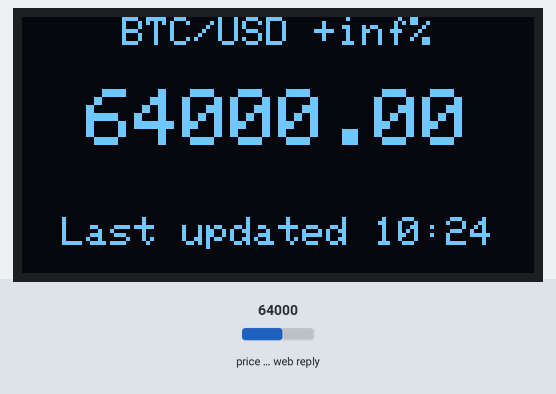
This sketch was run on a simulated ESP32. Parts: 128×64 one-colour display. The test bench sets the inputs (shaded band); at power-on: price in the web reply 64000. WiFi joins after 1.5 s; servers stay silent unless stated; web services answer with replies made up by the test bench; what the sketch prints to the serial monitor is not drawn.

Above: at 2.7 s.
2.8 s: price in the web reply set to 21580
At 4.5 s:
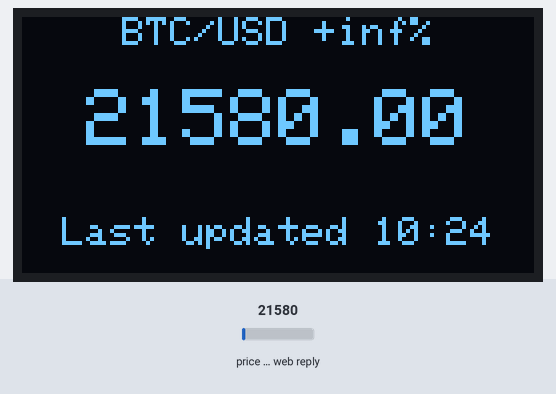
4.8 s: price in the web reply set to 39750
At 7.4 s:
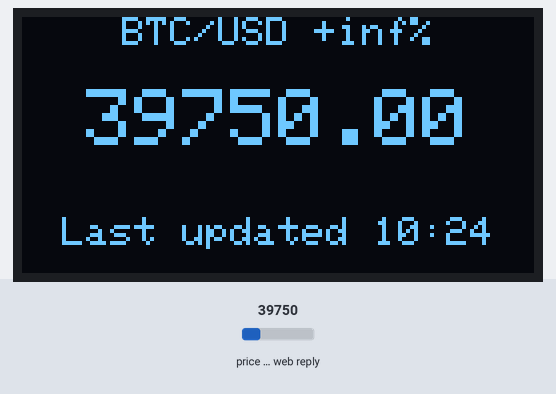
7.7 s: price in the web reply set to 59500
At 9.5 s:
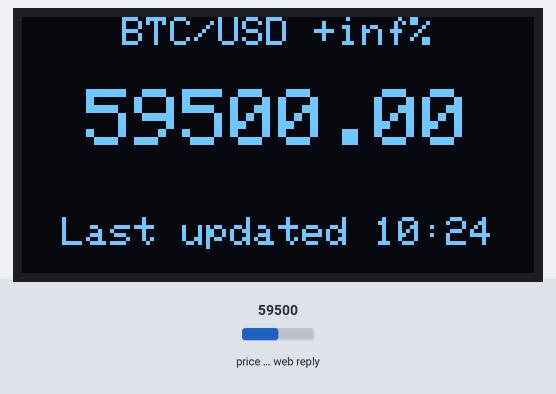
Timing chart, 0 to 11.0 s (numbered marks = the images above; inputs shaded):
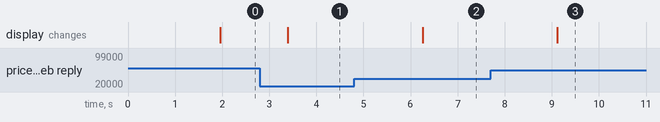

Measured:
- after the input at 2.8 s, the display: changes after 0.59 s (image 1)
- after the input at 4.8 s, the display: changes after 1.5 s (image 2)
- after the input at 7.7 s, the display: changes after 1.4 s (image 3)

The sketch:

oled_ssd1306_bitcoin_ticker.ino
```cpp
#include <Wire.h>
#include <Adafruit_SSD1306.h>
#include <WiFi.h>
#include <HTTPClient.h>
#include <ArduinoJson.h>

// Pin I2C
#define I2C_SDA 33
#define I2C_SCL 32

// Address I2C OLED
#define OLED_ADDR 0x3C

// Deklarasi object untuk OLED display
Adafruit_SSD1306 oled(128, 64, &Wire, -1);

// SSID dan password Wi-Fi AP
const char ssid[] = "<your_wifi_name>";
const char pass[] = "<your_wifi_password>";

// Koneksi HTTP, request, dan response
HTTPClient http;
const String currentURL = "http://api.coindesk.com/v1/bpi/currentprice/BTC.json";
const String historyURL = "http://api.coindesk.com/v1/bpi/historical/close.json";
String response = "";

void setup()
{
  // Setup serial communication
  Serial.begin(115200);

  // Inisialisasi pin I2C
  Wire.begin(I2C_SDA, I2C_SCL, 400000);

  // Inisialisasi OLED
  oled.begin(SSD1306_SWITCHCAPVCC, OLED_ADDR);
  oled.clearDisplay();

  // Connect to a WiFi access point
  Serial.printf("Connecting to %s ...\n", ssid);
  WiFi.mode(WIFI_STA);
  WiFi.begin(ssid, pass);
  if (WiFi.waitForConnectResult() != WL_CONNECTED)
  {
    Serial.printf("WiFi connect failed! Rebooting...\n");
    delay(1000);
    ESP.restart();
  }
  Serial.printf("Connected\n");
  Serial.printf("IP address: %s\n", WiFi.localIP().toString().c_str());
}

void loop()
{
  // Request data hari ini
  http.begin(currentURL);
  http.GET();
  response = http.getString();
  http.end();

  // Parse JSON
  StaticJsonDocument<2000> doc;
  DeserializationError error = deserializeJson(doc, response);
  if (error)
  {
    Serial.printf("JSON parseObject() failed\n");
    return;
  }

  // Ambil nilai time dan price hari ini
  String time = doc["time"]["updated"].as<String>();
  double price = doc["bpi"]["USD"]["rate_float"].as<double>();

  // Request data kemarin
  http.begin(historyURL);
  http.GET();
  response = http.getString();
  http.end();

  // Parse JSON
  StaticJsonDocument<2000> history_doc;
  DeserializationError history_error = deserializeJson(history_doc, response);
  if (history_error)
  {
    Serial.printf("JSON parseObject() failed\n");
    return;
  }

  // Ambil nilai price kemarin
  JsonObject bpi_obj = history_doc["bpi"].as<JsonObject>();
  double yesterday_price;
  for (JsonPair kv : bpi_obj)
    yesterday_price = kv.value().as<double>();

  // Hitung persentase perubahan harga
  bool is_up = price > yesterday_price;
  double percent_change = is_up ? ((price-yesterday_price)/yesterday_price)*100 : ((yesterday_price-price)/yesterday_price)*100;
  String sign = is_up ? "+" : "";

  // Format text
  String txt0 = "BTC/USD " + sign + String(percent_change, 1) + "%";
  String txt1 = String(price, 2);
  String txt2 = "Last updated " + time.substring(13, 18);

  // Tampilkan hasil
  oled.clearDisplay();
  oled.setTextColor(WHITE);
  oled.setTextSize(1);
  print_center(txt0, 0, 0);
  oled.setTextSize(2);
  print_center(txt1, 0, 18);
  oled.setTextSize(1);
  print_center(txt2, 0, 50);
  oled.display();

  // Delay
  delay(1000);
}

// Fungsi untuk print text ke OLED dengan alignment center
void print_center(const String str, int x, int y)
{
  int16_t x1, y1;
  uint16_t w, h;
  oled.getTextBounds(str, x, y, &x1, &y1, &w, &h);
  oled.setCursor((x-w/2)+(128/2), y);
  oled.print(str);
}
```
